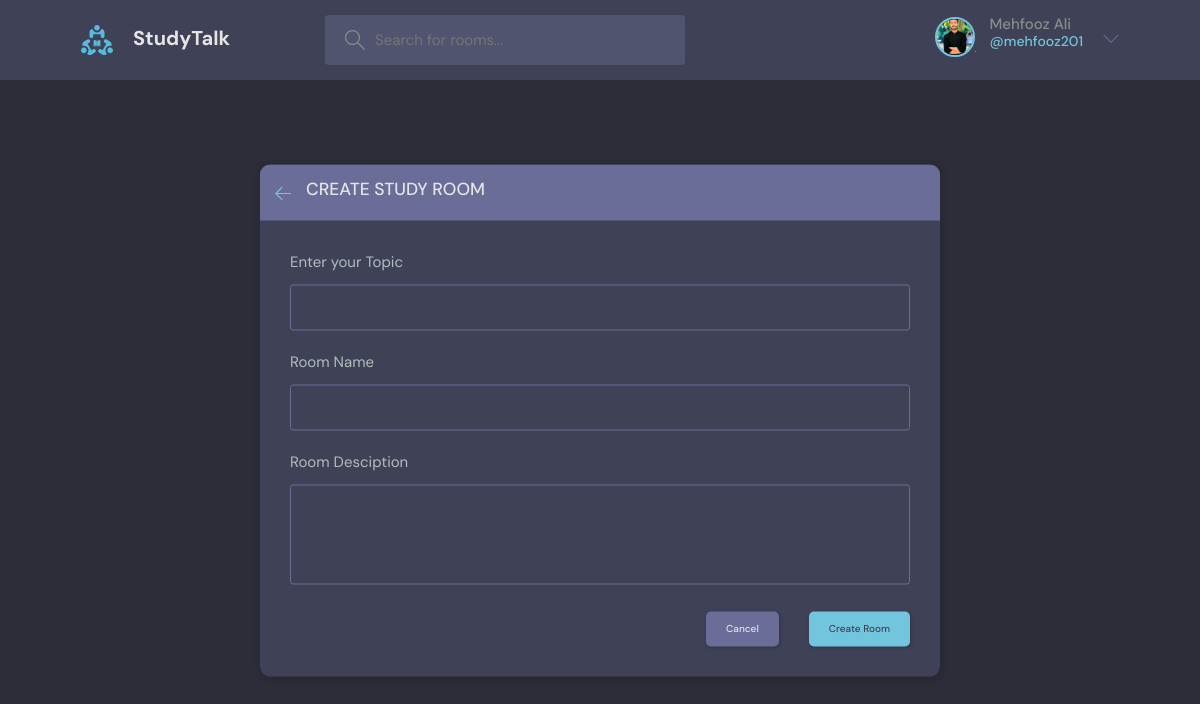
/create-room/ (signed in), run on the app's committed database.
### base/models.py (models this page shows)
class User(AbstractUser):
    name = models.CharField(max_length=200, null=True)
    email = models.EmailField(unique=True, null=True)
    bio = models.TextField(null=True)
    avatar = models.ImageField(null=True, default='avatar.svg')
    REQUIRED_FIELDS = []

### base/views.py (the view, shortened to what this page needs)
# urls.py: path('create-room/', views.createRoom, name='create-room'),
@login_required(login_url="/login/")
def createRoom(request):
    form = RoomForm()
    topics = Topic.objects.all()
    context = {'form':form, 'topics':topics}
    return render(request, 'base/room_form.html', context)

### base/forms.py
class RoomForm(ModelForm):
    class Meta:
        model = Room
        fields = '__all__'
        exclude = ['host', 'participants']

### base/templates/base/room_form.html (shortened to what this page needs)
{% extends 'base/main.html' %}
{% block content %}
<main class="create-room layout">
    <div class="container">
      <div class="layout__box">
        <div class="layout__boxHeader">
          <div class="layout__boxTitle">
            <a href="{% url 'home' %}">
              <svg version="1.1" xmlns="http://www.w3.org/2000/svg" width="32" height="32" viewBox="0 0 32 32">
                <title>arrow-left</title>
                <path
                  d="M13.723 2.286l-13.723 13.714 13.719 13.714 1.616-1.611-10.96-10.96h27.625v-2.286h-27.625l10.965-10.965-1.616-1.607z">
                </path>
              </svg>
            </a>
            <h3>Create Study Room</h3>
          </div>
        </div>
        <div class="layout__body">
          <form class="form" action="" method='post'>
            <div class="form__group">
              <label for="room_name">Enter your Topic</label>
              <input required type="text" value='{{room.topic.name}}' name='topic' list='topic-list'/>
            </div>
            <div class="form__group">
              <label for="room_name">Room Name</label>
              {{form.name}}
            </div>
            <div class="form__group">
              <label for="room_name">Room Desciption</label>
              {{form.description}}
            </div>
            <div class="form__action">
              <a class="btn btn--dark" href="{% url 'home' %}">Cancel</a>
              <button class="btn btn--main" type="submit">Create Room</button>
            </div>
          </form>
        </div>
      </div>
    </div>
  </main>
{% endblock content %}

### base/templates/base/navbar.html (shortened to what this page needs)
{% load static %}
<header class="header header--loggedIn">
  <div class="container">
    <a href="/" class="header__logo">
      <img src="{% static 'images/logo.svg' %}" />
      <h1>StudyTalk</h1>
    </a>
    <form class="header__search" action="{% url 'home' %}" method="GET">
      <label>
        <input  name="q" placeholder="Search for rooms..." />
      </label>
    </form>
    <nav class="header__menu">
      {% if request.user.is_authenticated %}
      <div class="header__user">
        <a href="/">
          <div class="avatar avatar--medium active">
            <img src="{{request.user.avatar.url}}" />
          </div>
          <p>{{request.user.name}} <span>@{{request.user.username}}</span></p>
        </a>
        <button class="dropdown-button">
          <svg version="1.1" xmlns="http://www.w3.org/2000/svg" width="32" height="32" viewBox="0 0 32 32">
            <title>chevron-down</title>
            <path d="M16 21l-13-13h-3l16 16 16-16h-3l-13 13z"></path>
          </svg>
        </button>
      </div>
      {% else %}
      <a href="{% url 'login' %}">
        <img src="{% static 'images/avatar.svg' %}" />
        <p>Login</p>
      </a>
      {% endif %}
    </nav>
  </div>
</header>

### data on the page
User: user.avatar (picture), user.name "Mehfooz Ali", user.username "mehfooz201"
